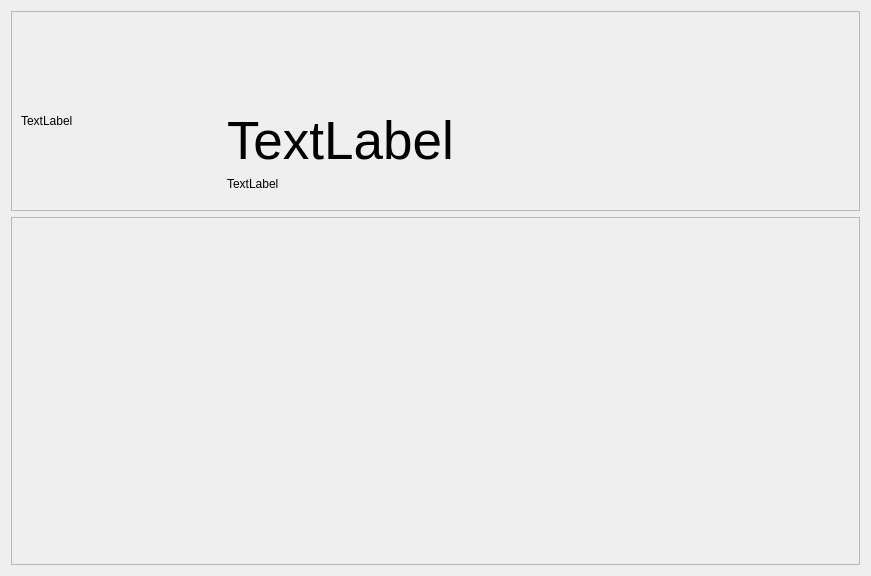
<?xml version="1.0" encoding="UTF-8"?>
<ui version="4.0">
 <class>AlbumListPage</class>
 <widget class="QWidget" name="AlbumListPage">
  <property name="geometry">
   <rect>
    <x>0</x>
    <y>0</y>
    <width>871</width>
    <height>576</height>
   </rect>
  </property>
  <property name="windowTitle">
   <string>Form</string>
  </property>
  <layout class="QVBoxLayout" name="verticalLayout">
   <item>
    <widget class="QFrame" name="toparea">
     <property name="minimumSize">
      <size>
       <width>0</width>
       <height>200</height>
      </size>
     </property>
     <property name="maximumSize">
      <size>
       <width>16777215</width>
       <height>200</height>
      </size>
     </property>
     <property name="frameShape">
      <enum>QFrame::Shape::StyledPanel</enum>
     </property>
     <property name="frameShadow">
      <enum>QFrame::Shadow::Raised</enum>
     </property>
     <layout class="QHBoxLayout" name="horizontalLayout">
      <item>
       <widget class="QLabel" name="coverimage">
        <property name="minimumSize">
         <size>
          <width>200</width>
          <height>200</height>
         </size>
        </property>
        <property name="maximumSize">
         <size>
          <width>200</width>
          <height>200</height>
         </size>
        </property>
        <property name="text">
         <string>TextLabel</string>
        </property>
       </widget>
      </item>
      <item>
       <layout class="QVBoxLayout" name="text">
        <property name="topMargin">
         <number>50</number>
        </property>
        <item>
         <widget class="QLabel" name="AlbumName">
          <property name="minimumSize">
           <size>
            <width>0</width>
            <height>100</height>
           </size>
          </property>
          <property name="font">
           <font>
            <pointsize>40</pointsize>
           </font>
          </property>
          <property name="text">
           <string>TextLabel</string>
          </property>
          <property name="alignment">
           <set>Qt::AlignmentFlag::AlignBottom|Qt::AlignmentFlag::AlignLeading|Qt::AlignmentFlag::AlignLeft</set>
          </property>
         </widget>
        </item>
        <item>
         <widget class="QLabel" name="SmallDetails">
          <property name="text">
           <string>TextLabel</string>
          </property>
          <property name="alignment">
           <set>Qt::AlignmentFlag::AlignLeading|Qt::AlignmentFlag::AlignLeft|Qt::AlignmentFlag::AlignTop</set>
          </property>
         </widget>
        </item>
       </layout>
      </item>
     </layout>
    </widget>
   </item>
   <item>
    <widget class="QScrollArea" name="songarea">
     <property name="widgetResizable">
      <bool>true</bool>
     </property>
     <widget class="QWidget" name="scrollAreaWidgetContents">
      <property name="geometry">
       <rect>
        <x>0</x>
        <y>0</y>
        <width>855</width>
        <height>354</height>
       </rect>
      </property>
     </widget>
    </widget>
   </item>
  </layout>
 </widget>
 <resources/>
 <connections/>
</ui>
